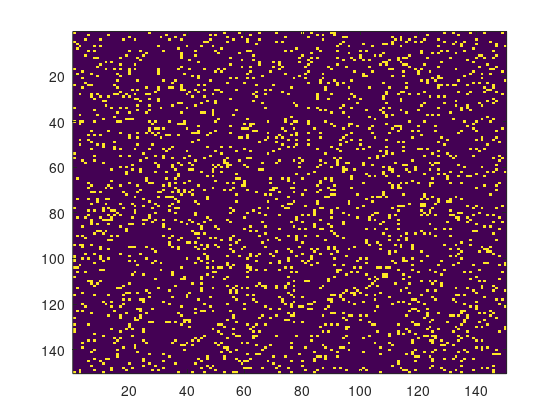
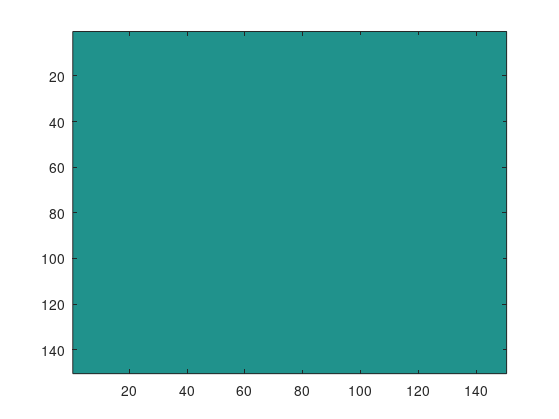
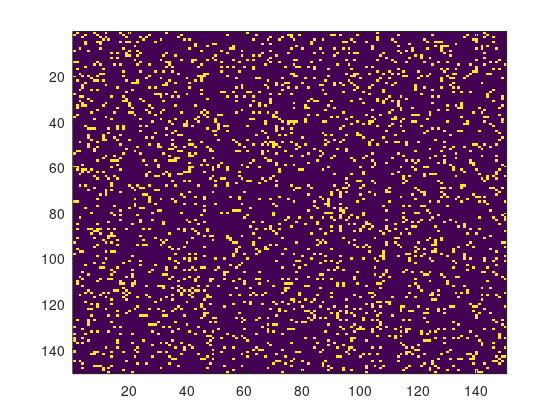
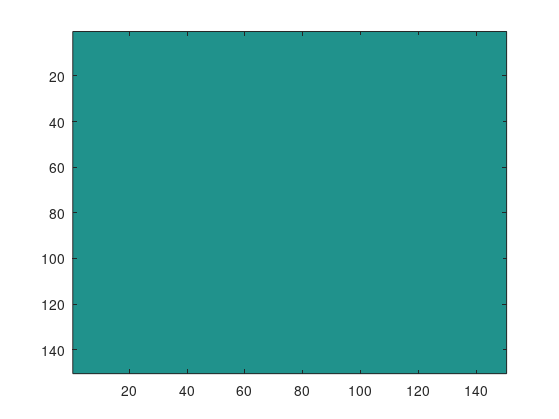

These charts were generated, in order, by the following MATLAB code: (Note: a time limit stopped this script after it produced the figures.)
% Define locations to load and store
save_path = 'C:\Users\sCzischek\Documents\Postdoc_Waterloo\Quantum Dots\qd-training-data-creation\training_data';
images_path = 'C:\Users\sCzischek\Documents\Postdoc_Waterloo\Quantum Dots\qd-training-data-creation\training_data';

for f = 1:20
    for t = 1:20
        
        
    occupation = zeros(150);
    occupation_trans = zeros(150);
    % Add some unitary random noise
        thresh = 0.1;
        for i = 1:size(occupation,1)
            for j = 1:size(occupation,2)
                if rand < thresh
                    occupation(i,j) = 1;
                end
            end
        end
        
        % Create and store the files
        figure;
        imagesc(flipud(occupation));
        set(gcf, 'PaperPositionMode', 'auto');
        print(gcf, [images_path, '\processed_', num2str(f+20), '_', num2str(t), '_signal'], '-dpng')
        imagesc(flipud(occupation_trans));
        set(gcf, 'PaperPositionMode', 'auto');
        print(gcf, [images_path, '\processed_', num2str(f+20), '_', num2str(t), '_trans'], '-dpng')
        close gcf;
        dlmwrite([save_path, '\processed_', num2str(f+20), '_', num2str(t), '_signal', '.txt'],...
            occupation, 'delimiter', ' ');
        dlmwrite([save_path, '\processed_', num2str(f+20), '_', num2str(t), '_trans', '.txt'],...
            occupation_trans, 'delimiter', ' ');
    end
end
